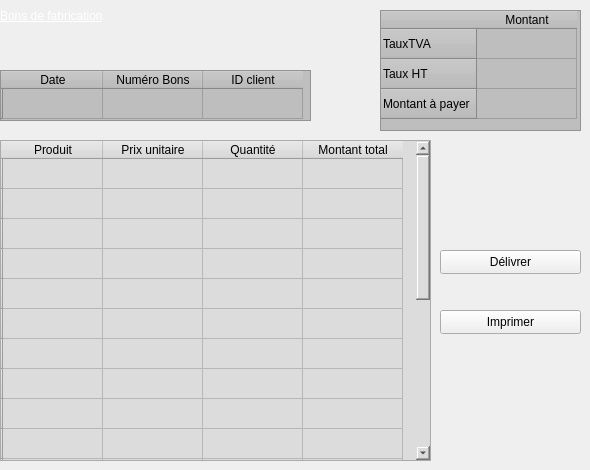
      <widget class="QWidget" name="bonfab">
       <attribute name="title">
        <string>Bons de fabrication</string>
       </attribute>
       <widget class="QTableWidget" name="tableWidget_4">
        <property name="geometry">
         <rect>
          <x>380</x>
          <y>10</y>
          <width>201</width>
          <height>121</height>
         </rect>
        </property>
        <property name="styleSheet">
         <string notr="true">background-color: rgb(190, 190, 190);</string>
        </property>
        <row>
         <property name="text">
          <string>TauxTVA</string>
         </property>
        </row>
        <row>
         <property name="text">
          <string>Taux HT</string>
         </property>
        </row>
        <row>
         <property name="text">
          <string>Montant à payer</string>
         </property>
        </row>
        <column>
         <property name="text">
          <string>Montant</string>
         </property>
        </column>
       </widget>
       <widget class="QLabel" name="label_12">
        <property name="geometry">
         <rect>
          <x>0</x>
          <y>0</y>
          <width>241</width>
          <height>31</height>
         </rect>
        </property>
        <property name="styleSheet">
         <string notr="true">text-decoration: underline;
font: 900 18pt &quot;Segoe UI Black&quot;;
color: rgb(255, 255, 255);</string>
        </property>
        <property name="text">
         <string>Bons de fabrication</string>
        </property>
       </widget>
       <widget class="QTableWidget" name="tableWidgetdevid_3">
        <property name="geometry">
         <rect>
          <x>0</x>
          <y>70</y>
          <width>311</width>
          <height>51</height>
         </rect>
        </property>
        <property name="styleSheet">
         <string notr="true">background-color: rgb(190, 190, 190);</string>
        </property>
        <row>
         <property name="text">
          <string/>
         </property>
        </row>
        <column>
         <property name="text">
          <string>Date</string>
         </property>
        </column>
        <column>
         <property name="text">
          <string>Numéro Bons</string>
         </property>
        </column>
        <column>
         <property name="text">
          <string>ID client</string>
         </property>
        </column>
        <item row="0" column="0">
         <property name="text">
          <string/>
         </property>
        </item>
       </widget>
       <widget class="QTableWidget" name="tableWidgetdevprod_3">
        <property name="geometry">
         <rect>
          <x>0</x>
          <y>140</y>
          <width>431</width>
          <height>321</height>
         </rect>
        </property>
        <property name="maximumSize">
         <size>
          <width>16777215</width>
          <height>16777215</height>
         </size>
        </property>
        <property name="styleSheet">
         <string notr="true">background-color: rgb(220, 220, 220);</string>
        </property>
        <property name="autoScrollMargin">
         <number>20</number>
        </property>
        <property name="showGrid">
         <bool>true</bool>
        </property>
        <property name="gridStyle">
         <enum>Qt::CustomDashLine</enum>
        </property>
        <property name="rowCount">
         <number>20</number>
        </property>
        <property name="columnCount">
         <number>4</number>
        </property>
        <attribute name="horizontalHeaderCascadingSectionResizes">
         <bool>false</bool>
        </attribute>
        <row>
         <property name="text">
          <string/>
         </property>
        </row>
        <row>
         <property name="text">
          <string/>
         </property>
        </row>
        <row>
         <property name="text">
          <string/>
         </property>
        </row>
        <row>
         <property name="text">
          <string/>
         </property>
        </row>
        <row>
         <property name="text">
          <string/>
         </property>
        </row>
        <row>
         <property name="text">
          <string/>
         </property>
        </row>
        <row>
         <property name="text">
          <string/>
         </property>
        </row>
        <row>
         <property name="text">
          <string/>
         </property>
        </row>
        <row>
         <property name="text">
          <string/>
         </property>
        </row>
        <row>
         <property name="text">
          <string/>
         </property>
        </row>
        <row>
         <property name="text">
          <string/>
         </property>
        </row>
        <row>
         <property name="text">
          <string/>
         </property>
        </row>
        <row>
         <property name="text">
          <string/>
         </property>
        </row>
        <row>
         <property name="text">
          <string/>
         </property>
        </row>
        <row>
         <property name="text">
          <string/>
         </property>
        </row>
        <row>
         <property name="text">
          <string/>
         </property>
        </row>
        <row>
         <property name="text">
          <string/>
         </property>
        </row>
        <row>
         <property name="text">
          <string/>
         </property>
        </row>
        <row>
         <property name="text">
          <string/>
         </property>
        </row>
        <row>
         <property name="text">
          <string/>
         </property>
        </row>
        <column>
         <property name="text">
          <string>Produit</string>
         </property>
        </column>
        <column>
         <property name="text">
          <string>Prix unitaire</string>
         </property>
        </column>
        <column>
         <property name="text">
          <string>Quantité</string>
         </property>
        </column>
        <column>
         <property name="text">
          <string>Montant total</string>
         </property>
        </column>
       </widget>
       <widget class="QPushButton" name="pushBonFab">
        <property name="geometry">
         <rect>
          <x>440</x>
          <y>250</y>
          <width>141</width>
          <height>24</height>
         </rect>
        </property>
        <property name="text">
         <string>Délivrer</string>
        </property>
       </widget>
       <widget class="QPushButton" name="pushButton_9">
        <property name="geometry">
         <rect>
          <x>440</x>
          <y>310</y>
          <width>141</width>
          <height>24</height>
         </rect>
        </property>
        <property name="text">
         <string>Imprimer</string>
        </property>
       </widget>
      </widget>
